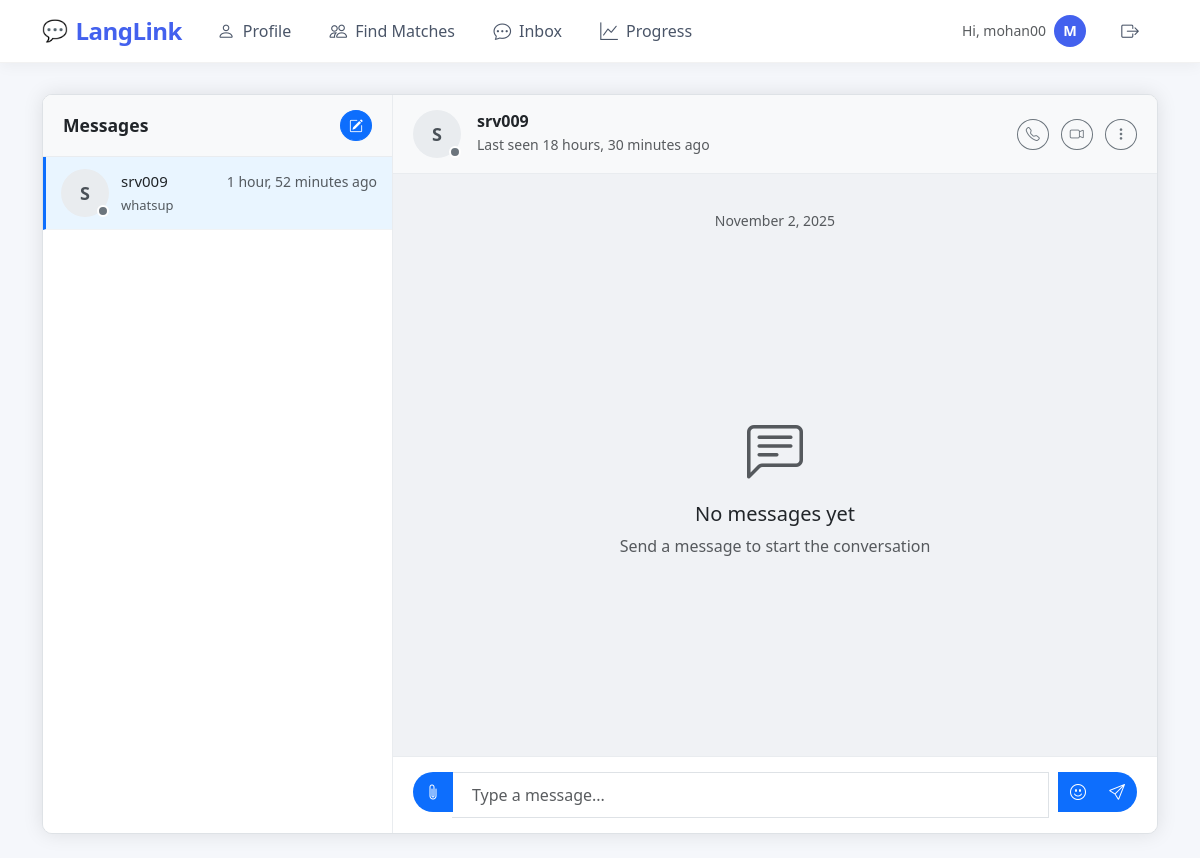
The app's page /chat/ (signed in), older data.
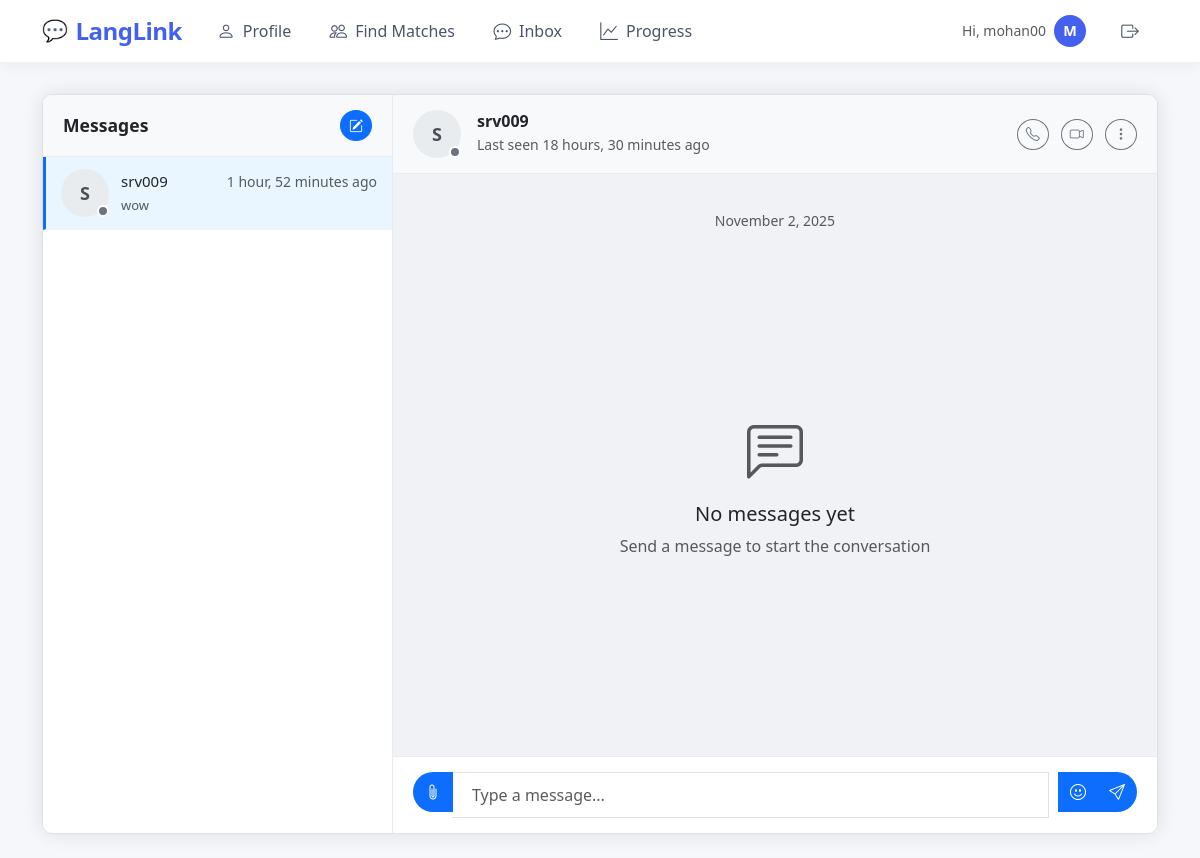
The same page, newer data.
### main/models.py (models this page shows, shortened)
class Message(models.Model):
    room = models.ForeignKey('ChatRoom', related_name='messages', null=True, blank=True, on_delete=models.CASCADE)
    sender = models.ForeignKey(User, related_name='sent_messages', on_delete=models.CASCADE)
    receiver = models.ForeignKey(User, related_name='received_messages', null=True, blank=True, on_delete=models.SET_NULL)
    content = models.TextField()
    timestamp = models.DateTimeField(auto_now_add=True)
    is_read = models.BooleanField(default=False)
    class Meta:
        ordering = ['timestamp']

### main/views_chat.py (the view)
# urls.py: path('chat/', chat_room, name='chat_home'),
@login_required
def chat_room(request, room_name=None, user_id=None):
    user = request.user
    if room_name:
        chat_room = get_object_or_404(ChatRoom, name=room_name, participants=user)
    elif user_id:
        other_user = get_object_or_404(User, id=user_id)
        chat_room = ChatRoom.objects.filter(participants=user).filter(participants=other_user).first()
        if not chat_room:
            chat_room = ChatRoom.objects.create(name=f"chat_{user.id}_{other_user.id}")
            chat_room.participants.add(user, other_user)
    else:
        chat_room = ChatRoom.objects.filter(participants=user).order_by('-last_updated').first()
    if not chat_room:
        return redirect('main:matches')  # or wherever you want to redirect if no chat exists
        if not chat_room:
            return redirect('matches')  # Redirect to matches if no chat exists
    messages = chat_room.messages.all().order_by('timestamp')
    chat_room.messages.filter(sender__in=chat_room.participants.exclude(id=user.id)).update(is_read=True)
    other_participant = chat_room.get_other_participant(user)
    chat_rooms = ChatRoom.objects.filter(participants=user).order_by('-last_updated')
    return render(request, 'chat/room.html', {
        'room_name': chat_room.name,
        'chat_room': chat_room,  # <-- THIS LINE IS ADDED
        'other_participant': other_participant,
        'chat_messages': messages,
        'chat_rooms': chat_rooms,
        'form': MessageForm(),
    })

### main/forms.py
class MessageForm(forms.Form):
    content = forms.CharField(
        widget=forms.Textarea(attrs={
            'class': 'form-control',
            'rows': 3,
            'placeholder': 'Type your message here...',
            'id': 'chat-message-input'
        }),
        label='',
        required=True
    )

### main/context_processors.py (called while the page is built)
def unread_messages_count(request):
    if request.user.is_authenticated:
        return {
            'unread_messages_count': Message.objects.filter(
                receiver=request.user,
                is_read=False
            ).count()
        }
    return {'unread_messages_count': 0}

### main/models.py (called while the page is built)
    def get_other_participant(self, user):
        return self.participants.exclude(id=user.id).first()

### templates/chat/room.html (shortened to what this page needs)
{% extends 'chat/base_chat.html' %}

### templates/chat/base_chat.html (shortened to what the changed rows need)
{% extends 'base.html' %}
{% load static %}
{% block extra_css %}
<link rel="stylesheet" href="{% static 'css/chat.css' %}">
{% endblock %}
{% block content %}
<div class="chat-container" data-user-id="{% if request.user.is_authenticated %}{{ request.user.id }}{% endif %}">
    <div class="chat-sidebar">
        <div class="chat-list">
            {% for room in chat_rooms %}
                {% for participant in room.participants.all %}
                    {% if participant != request.user %}
                    <a href="{% url 'main:chat_room' room_name=room.name %}"
                       class="chat-list-item {% if room.name == room_name %}active{% endif %}">
                        <div class="chat-avatar">
                            {% if participant.profile.profile_picture %}
                                <img src="{{ participant.profile.profile_picture.url }}" alt="{{ participant.username }}">
                            {% else %}
                                <div class="avatar-initials">
                                    {{ participant.first_name|first|default:participant.username|first|upper }}
                                </div>
                            {% endif %}
                            <span class="online-status {% if participant.profile.is_online %}online{% else %}offline{% endif %}"></span>
                        </div>
                        <div class="chat-info">
                            <div class="d-flex justify-content-between align-items-center">
                                <h6 class="mb-0">{{ participant.get_full_name|default:participant.username }}</h6>
                                <small class="text-muted">{{ room.last_updated|timesince }} ago</small>
                            </div>
                            <p class="text-muted mb-0 text-truncate">
                                {% with last_message=room.messages.last %}
                                    {% if last_message %}
                                        {{ last_message.content|truncatechars:30 }}
                                    {% else %}
                                        No messages yet
                                    {% endif %}
                                {% endwith %}
                            </p>
                        </div>
                    </a>
                    {% endif %}
                {% endfor %}
            {% endfor %}
        </div>
    </div>
</div>
{% endblock %}

Row changes from the older to the newer data that the page shows:
no longer on this page (row unchanged): Message: content "whatsup"
added Message: content "wow"
